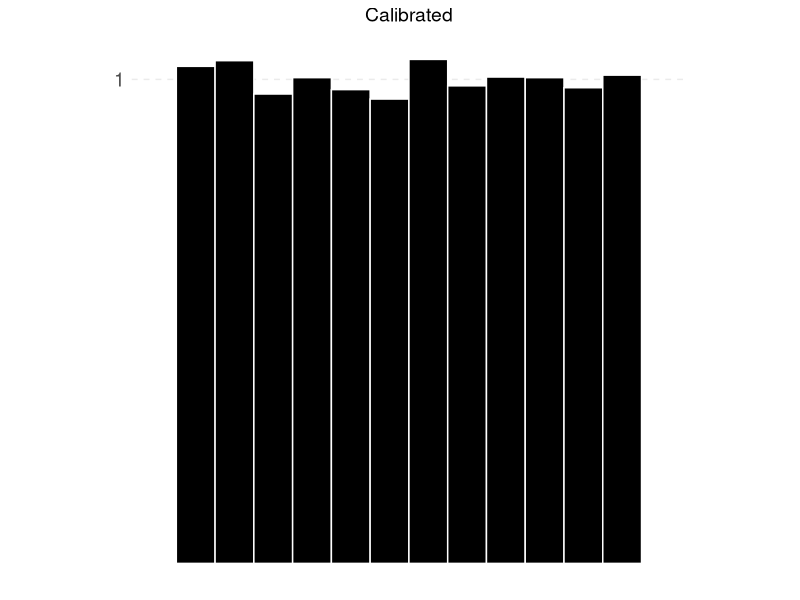
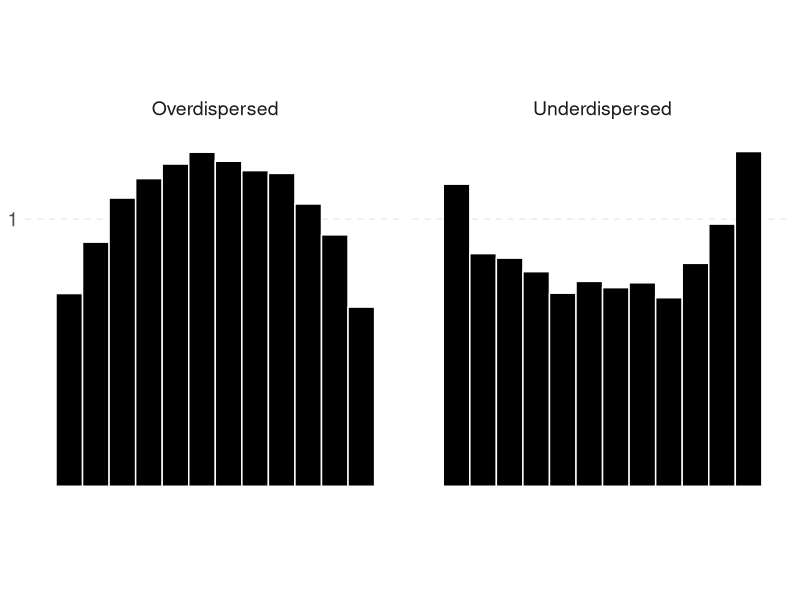
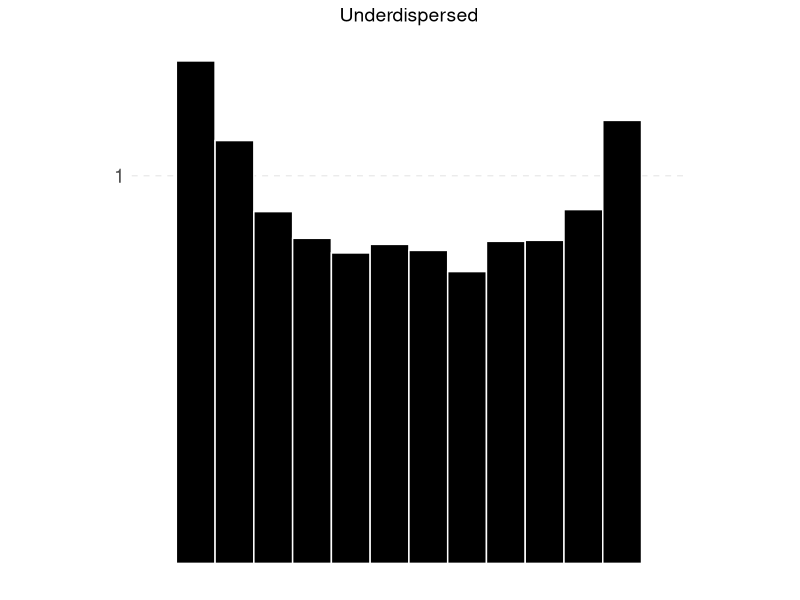
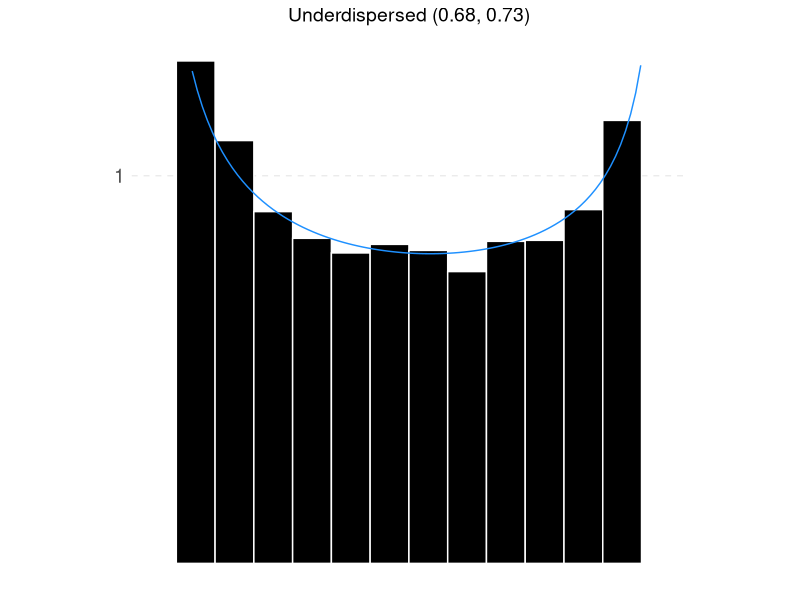

The R script that drew these images, in order:

## plot flat / cup / cap shaped histograms

library("tidyverse")

n_samp <- 10000

## simulate data and check that it's reasonable
dat_flat <- rbeta(n_samp, 1, 1)
dat_cup <- rbeta(n_samp, 0.6, 0.6)
dat_cap <- rbeta(n_samp, 1.4, 1.4)


## create dataframe and melt 
dat_flat <- data.frame(dat_flat)
colnames(dat_flat) <- c("Calibrated")


dat <- cbind(dat_cup, dat_cap)
dat <- data.frame(dat)
colnames(dat) <- c("Underdispersed", "Overdispersed")
dat <- gather(dat)

## uniform hist
png("calib_flat.png", units="in", height=4, width=4, res=300, pointsize=10)

ggplot(dat_flat, aes(Calibrated)) +
  geom_histogram(aes(y=..density..), bins=14, fill="black", color="white") +
  scale_x_continuous(limits=c(0,1)) +
  scale_y_continuous(breaks = 1) +
  theme_minimal() +
  theme(plot.title = element_text(hjust = 0.5, size=14),
        axis.title = element_blank(),
        axis.text = element_text(size = 14),
        axis.text.x = element_blank(),
        axis.ticks.x = element_blank(),
        panel.grid.minor = element_blank(),
        panel.grid.major = element_line(linetype="dashed", size=0.5),
        panel.grid.major.x = element_blank(),
        aspect.ratio = 1/1) +
  labs(x="", title="Calibrated")

dev.off()


## faceted histograms
png("calib_types.png", units="in", height=4, width=6, res=300, pointsize=10)

ggplot(dat, aes(value)) +
  geom_histogram(aes(y=..density..), bins=14, fill="black", color="white") +
  scale_x_continuous(limits=c(0,1)) +
  scale_y_continuous(breaks = 1) +
  theme_minimal() +
  theme(plot.title = element_text(hjust = 0.5, size=12),
        axis.title = element_blank(),
        axis.text = element_text(size = 14),
        strip.background = element_blank(),
        axis.text.x = element_blank(),
        axis.ticks.x = element_blank(),
        strip.text.x = element_text(size = 14),
        panel.grid.minor = element_blank(),
        panel.grid.major = element_line(linetype="dashed", size=0.5),
        panel.grid.major.x = element_blank(),
        aspect.ratio = 1/1) +
  facet_wrap(.~key, nrow=1) +
  labs(x="")

dev.off()


## underdispersed with beta dist and params
dat_cup <- data.frame(rbeta(n_samp, 0.68, 0.73))
names(dat_cup) <- c("Underdispersed")

png("fte_demo.png", units="in", height=4, width=4, res=300, pointsize=10)

ggplot(dat_cup, aes(Underdispersed)) +
  geom_histogram(aes(y=..density..), bins=14, fill="black", color="white") +
  scale_x_continuous(limits=c(0,1)) +
  scale_y_continuous(breaks = 1, limits = c(0, 1.3)) +
  theme_minimal() +
  theme(plot.title = element_text(hjust = 0.5, size=14),
        axis.title = element_blank(),
        axis.text = element_text(size = 14),
        axis.text.x = element_blank(),
        axis.ticks.x = element_blank(),
        legend.position = "None",
        panel.grid.minor = element_blank(),
        panel.grid.major = element_line(linetype="dashed", size=0.5),
        panel.grid.major.x = element_blank(),
        aspect.ratio = 1/1) +
  labs(x="", title="Underdispersed")

dev.off()


png("fte_demo_beta.png", units="in", height=4, width=4, res=300, pointsize=10)

ggplot(dat_cup, aes(Underdispersed)) +
  geom_histogram(aes(y=..density..), bins=14, fill="black", color="white") +
  stat_function(fun = dbeta, args = c(0.68, 0.73), color = "dodgerblue") +
  scale_x_continuous(limits=c(0,1)) +
  scale_y_continuous(breaks = 1, limits = c(0, 1.3)) +
  theme_minimal() +
  theme(plot.title = element_text(hjust = 0.5, size=14),
        axis.title = element_blank(),
        axis.text = element_text(size = 14),
        axis.text.x = element_blank(),
        axis.ticks.x = element_blank(),
        legend.position = "None",
        panel.grid.minor = element_blank(),
        panel.grid.major = element_line(linetype="dashed", size=0.5),
        panel.grid.major.x = element_blank(),
        aspect.ratio = 1/1) +
  labs(x="", title="Underdispersed (0.68, 0.73)")

dev.off()
